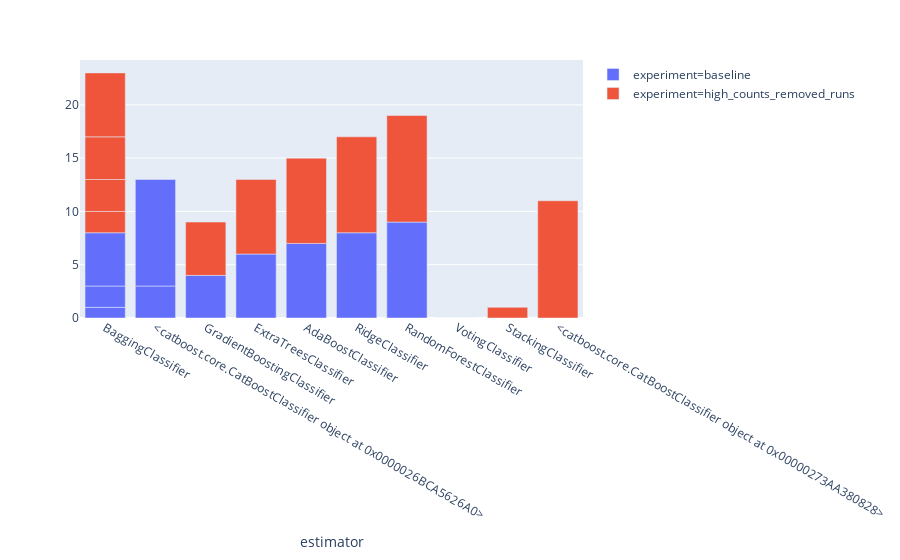

The code cell stored with this chart in its notebook:
### Code cell


### Figure 1 — Plotly figure (JSON) as saved in the notebook; plotly's stock layout.template omitted (floating-point values rounded to 4 significant figures)
{"data": [{"alignmentgroup": "True", "hoverlabel": {"namelength": 0}, "hovertemplate": "experiment=baseline<br>estimator=%{x}", "legendgroup": "experiment=baseline", "marker": {"color": "#636efa"}, "name": "experiment=baseline", "offsetgroup": "experiment=baseline", "orientation": "v", "showlegend": true, "textposition": "auto", "type": "bar", "x": ["BaggingClassifier", "BaggingClassifier", "BaggingClassifier", "<catboost.core.CatBoostClassifier object at 0x0000026BCA5626A0>", "GradientBoostingClassifier", "BaggingClassifier", "ExtraTreesClassifier", "AdaBoostClassifier", "RidgeClassifier", "RandomForestClassifier", "<catboost.core.CatBoostClassifier object at 0x0000026BCA5626A0>"], "xaxis": "x", "yaxis": "y"}, {"alignmentgroup": "True", "hoverlabel": {"namelength": 0}, "hovertemplate": "experiment=high_counts_removed_runs<br>estimator=%{x}", "legendgroup": "experiment=high_counts_removed_runs", "marker": {"color": "#EF553B"}, "name": "experiment=high_counts_removed_runs", "offsetgroup": "experiment=high_counts_removed_runs", "orientation": "v", "showlegend": true, "textposition": "auto", "type": "bar", "x": ["VotingClassifier", "StackingClassifier", "BaggingClassifier", "BaggingClassifier", "BaggingClassifier", "GradientBoostingClassifier", "BaggingClassifier", "ExtraTreesClassifier", "AdaBoostClassifier", "RidgeClassifier", "RandomForestClassifier", "<catboost.core.CatBoostClassifier object at 0x00000273AA380828>"], "xaxis": "x", "yaxis": "y"}], "layout": {"barmode": "relative", "legend": {"tracegroupgap": 0}, "margin": {"t": 60}, "xaxis": {"anchor": "y", "domain": [0, 1], "title": {"text": "estimator"}}, "yaxis": {"anchor": "x", "domain": [0, 1]}}}
